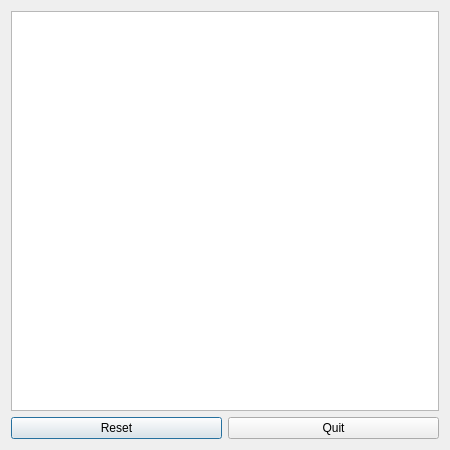
<?xml version="1.0" encoding="UTF-8"?>
<ui version="4.0">
 <class>Dialog</class>
 <widget class="QDialog" name="Dialog">
  <property name="geometry">
   <rect>
    <x>0</x>
    <y>0</y>
    <width>450</width>
    <height>450</height>
   </rect>
  </property>
  <property name="minimumSize">
   <size>
    <width>380</width>
    <height>360</height>
   </size>
  </property>
  <property name="windowTitle">
   <string>Dialog</string>
  </property>
  <layout class="QVBoxLayout" name="verticalLayout">
   <item>
    <widget class="QGraphicsView" name="graphicsView"/>
   </item>
   <item>
    <layout class="QHBoxLayout" name="horizontalLayout">
     <item>
      <widget class="QPushButton" name="resetButton">
       <property name="text">
        <string>Reset</string>
       </property>
      </widget>
     </item>
     <item>
      <widget class="QPushButton" name="quitButton">
       <property name="text">
        <string>Quit</string>
       </property>
      </widget>
     </item>
    </layout>
   </item>
  </layout>
 </widget>
 <layoutdefault spacing="6" margin="11"/>
 <resources/>
 <connections>
  <connection>
   <sender>quitButton</sender>
   <signal>clicked()</signal>
   <receiver>Dialog</receiver>
   <slot>close()</slot>
   <hints>
    <hint type="sourcelabel">
     <x>333</x>
     <y>428</y>
    </hint>
    <hint type="destinationlabel">
     <x>224</x>
     <y>224</y>
    </hint>
   </hints>
  </connection>
 </connections>
</ui>
